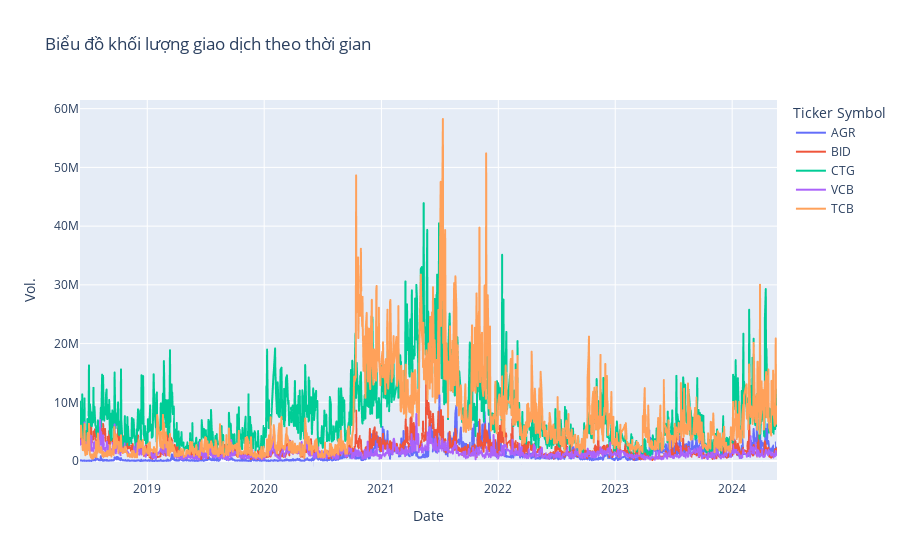

Notebook source saved alongside this figure:
### Markdown cell above
#### Biến động khối lượng giao dịch theo thời gian

### Code cell
# Biểu đồ khối lượng giao dịch theo thời gian
fig = px.line(data, x='Date', y='Vol.', color='Ticker Symbol', title='Biểu đồ khối lượng giao dịch theo thời gian')
fig.show()

### Figure 1 — Plotly figure (JSON) as saved in the notebook; plotly's stock layout.template omitted (floating-point values rounded to 4 significant figures; data arrays with more than 128 entries replaced by an {"elided": "..."} marker saying what was removed)
{"data": [{"hovertemplate": "Ticker Symbol=AGR<br>Date=%{x}<br>Vol.=%{y}<extra></extra>", "legendgroup": "AGR", "line": {"color": "#636efa", "dash": "solid"}, "marker": {"symbol": "circle"}, "mode": "lines", "name": "AGR", "showlegend": true, "type": "scattergl", "x": {"elided": "1489 str values"}, "xaxis": "x", "y": {"elided": "1489 float values"}, "yaxis": "y"}, {"hovertemplate": "Ticker Symbol=BID<br>Date=%{x}<br>Vol.=%{y}<extra></extra>", "legendgroup": "BID", "line": {"color": "#EF553B", "dash": "solid"}, "marker": {"symbol": "circle"}, "mode": "lines", "name": "BID", "showlegend": true, "type": "scattergl", "x": {"elided": "1489 str values"}, "xaxis": "x", "y": {"elided": "1489 float values"}, "yaxis": "y"}, {"hovertemplate": "Ticker Symbol=CTG<br>Date=%{x}<br>Vol.=%{y}<extra></extra>", "legendgroup": "CTG", "line": {"color": "#00cc96", "dash": "solid"}, "marker": {"symbol": "circle"}, "mode": "lines", "name": "CTG", "showlegend": true, "type": "scattergl", "x": {"elided": "1489 str values"}, "xaxis": "x", "y": {"elided": "1489 float values"}, "yaxis": "y"}, {"hovertemplate": "Ticker Symbol=VCB<br>Date=%{x}<br>Vol.=%{y}<extra></extra>", "legendgroup": "VCB", "line": {"color": "#ab63fa", "dash": "solid"}, "marker": {"symbol": "circle"}, "mode": "lines", "name": "VCB", "showlegend": true, "type": "scattergl", "x": {"elided": "1489 str values"}, "xaxis": "x", "y": {"elided": "1489 float values"}, "yaxis": "y"}, {"hovertemplate": "Ticker Symbol=TCB<br>Date=%{x}<br>Vol.=%{y}<extra></extra>", "legendgroup": "TCB", "line": {"color": "#FFA15A", "dash": "solid"}, "marker": {"symbol": "circle"}, "mode": "lines", "name": "TCB", "showlegend": true, "type": "scattergl", "x": {"elided": "1489 str values"}, "xaxis": "x", "y": {"elided": "1489 float values"}, "yaxis": "y"}], "layout": {"legend": {"title": {"text": "Ticker Symbol"}, "tracegroupgap": 0}, "title": {"text": "Biểu đồ khối lượng giao dịch theo thời gian"}, "xaxis": {"anchor": "y", "domain": [0, 1], "title": {"text": "Date"}}, "yaxis": {"anchor": "x", "domain": [0, 1], "title": {"text": "Vol."}}}}
